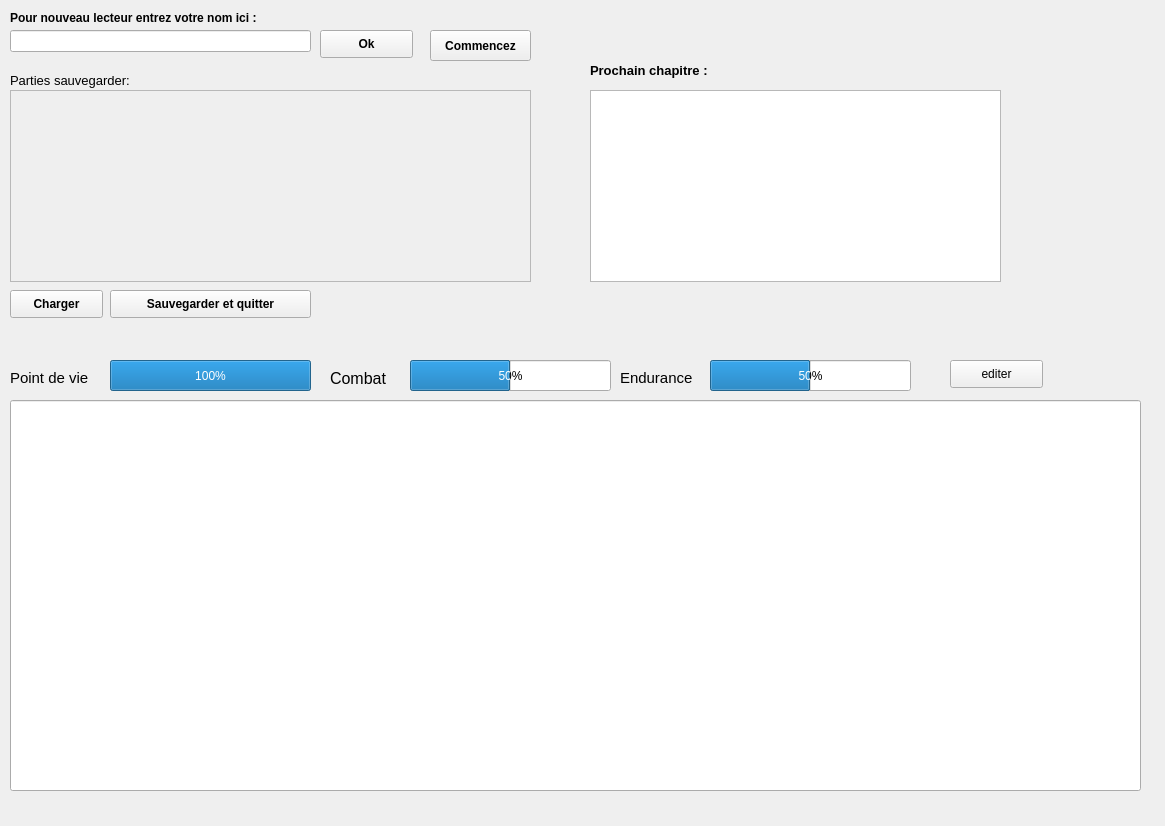
<?xml version="1.0" encoding="UTF-8"?>
<ui version="4.0">
 <class>MainWindow</class>
 <widget class="QMainWindow" name="MainWindow">
  <property name="enabled">
   <bool>true</bool>
  </property>
  <property name="geometry">
   <rect>
    <x>0</x>
    <y>0</y>
    <width>1165</width>
    <height>826</height>
   </rect>
  </property>
  <property name="windowTitle">
   <string>MainWindow</string>
  </property>
  <widget class="QWidget" name="centralwidget">
   <widget class="QWidget" name="horizontalLayoutWidget_2">
    <property name="geometry">
     <rect>
      <x>1078</x>
      <y>9</y>
      <width>16</width>
      <height>16</height>
     </rect>
    </property>
    <layout class="QHBoxLayout" name="horizontalLayout_2"/>
   </widget>
   <widget class="QPushButton" name="pushButton_2">
    <property name="geometry">
     <rect>
      <x>430</x>
      <y>30</y>
      <width>101</width>
      <height>31</height>
     </rect>
    </property>
    <property name="font">
     <font>
      <weight>75</weight>
      <bold>true</bold>
     </font>
    </property>
    <property name="text">
     <string>Commencez</string>
    </property>
   </widget>
   <widget class="QProgressBar" name="progressBar">
    <property name="geometry">
     <rect>
      <x>110</x>
      <y>360</y>
      <width>201</width>
      <height>31</height>
     </rect>
    </property>
    <property name="value">
     <number>100</number>
    </property>
   </widget>
   <widget class="QProgressBar" name="progressBar_2">
    <property name="geometry">
     <rect>
      <x>410</x>
      <y>360</y>
      <width>201</width>
      <height>31</height>
     </rect>
    </property>
    <property name="value">
     <number>50</number>
    </property>
   </widget>
   <widget class="QProgressBar" name="progressBar_3">
    <property name="geometry">
     <rect>
      <x>710</x>
      <y>360</y>
      <width>201</width>
      <height>31</height>
     </rect>
    </property>
    <property name="value">
     <number>50</number>
    </property>
   </widget>
   <widget class="QLabel" name="label_3">
    <property name="geometry">
     <rect>
      <x>10</x>
      <y>370</y>
      <width>101</width>
      <height>16</height>
     </rect>
    </property>
    <property name="font">
     <font>
      <pointsize>11</pointsize>
     </font>
    </property>
    <property name="text">
     <string>Point de vie</string>
    </property>
   </widget>
   <widget class="QLabel" name="label_4">
    <property name="geometry">
     <rect>
      <x>330</x>
      <y>370</y>
      <width>71</width>
      <height>16</height>
     </rect>
    </property>
    <property name="font">
     <font>
      <pointsize>12</pointsize>
     </font>
    </property>
    <property name="text">
     <string>Combat</string>
    </property>
   </widget>
   <widget class="QLabel" name="label_5">
    <property name="geometry">
     <rect>
      <x>620</x>
      <y>370</y>
      <width>91</width>
      <height>16</height>
     </rect>
    </property>
    <property name="font">
     <font>
      <pointsize>11</pointsize>
     </font>
    </property>
    <property name="text">
     <string>Endurance</string>
    </property>
   </widget>
   <widget class="QLabel" name="label_6">
    <property name="geometry">
     <rect>
      <x>10</x>
      <y>70</y>
      <width>161</width>
      <height>21</height>
     </rect>
    </property>
    <property name="font">
     <font>
      <pointsize>10</pointsize>
     </font>
    </property>
    <property name="text">
     <string>Parties sauvegarder:</string>
    </property>
   </widget>
   <widget class="QListWidget" name="listSauvegarde">
    <property name="enabled">
     <bool>false</bool>
    </property>
    <property name="geometry">
     <rect>
      <x>10</x>
      <y>90</y>
      <width>521</width>
      <height>192</height>
     </rect>
    </property>
    <property name="editTriggers">
     <set>QAbstractItemView::SelectedClicked</set>
    </property>
   </widget>
   <widget class="QPushButton" name="pushButton_3">
    <property name="geometry">
     <rect>
      <x>10</x>
      <y>290</y>
      <width>93</width>
      <height>28</height>
     </rect>
    </property>
    <property name="font">
     <font>
      <weight>75</weight>
      <bold>true</bold>
     </font>
    </property>
    <property name="text">
     <string>Charger</string>
    </property>
   </widget>
   <widget class="QPushButton" name="pushButton_4">
    <property name="geometry">
     <rect>
      <x>110</x>
      <y>290</y>
      <width>201</width>
      <height>28</height>
     </rect>
    </property>
    <property name="font">
     <font>
      <weight>75</weight>
      <bold>true</bold>
     </font>
    </property>
    <property name="text">
     <string>Sauvegarder et quitter</string>
    </property>
   </widget>
   <widget class="QPushButton" name="pushButton_5">
    <property name="geometry">
     <rect>
      <x>950</x>
      <y>360</y>
      <width>93</width>
      <height>28</height>
     </rect>
    </property>
    <property name="text">
     <string>editer</string>
    </property>
   </widget>
   <widget class="QLabel" name="label_2">
    <property name="geometry">
     <rect>
      <x>590</x>
      <y>60</y>
      <width>171</width>
      <height>21</height>
     </rect>
    </property>
    <property name="font">
     <font>
      <pointsize>10</pointsize>
      <weight>75</weight>
      <bold>true</bold>
     </font>
    </property>
    <property name="text">
     <string>Prochain chapitre : </string>
    </property>
   </widget>
   <widget class="QTextBrowser" name="textBrowser">
    <property name="geometry">
     <rect>
      <x>590</x>
      <y>90</y>
      <width>411</width>
      <height>192</height>
     </rect>
    </property>
   </widget>
   <widget class="QLabel" name="label">
    <property name="enabled">
     <bool>true</bool>
    </property>
    <property name="geometry">
     <rect>
      <x>10</x>
      <y>10</y>
      <width>331</width>
      <height>16</height>
     </rect>
    </property>
    <property name="font">
     <font>
      <pointsize>9</pointsize>
      <weight>75</weight>
      <bold>true</bold>
     </font>
    </property>
    <property name="text">
     <string>Pour nouveau lecteur entrez votre nom ici :</string>
    </property>
   </widget>
   <widget class="QPushButton" name="buttonOk">
    <property name="geometry">
     <rect>
      <x>320</x>
      <y>30</y>
      <width>93</width>
      <height>28</height>
     </rect>
    </property>
    <property name="font">
     <font>
      <weight>75</weight>
      <bold>true</bold>
     </font>
    </property>
    <property name="text">
     <string>Ok</string>
    </property>
   </widget>
   <widget class="QLineEdit" name="lineEditNom">
    <property name="geometry">
     <rect>
      <x>10</x>
      <y>30</y>
      <width>301</width>
      <height>22</height>
     </rect>
    </property>
   </widget>
   <widget class="QLineEdit" name="lineEditTexte">
    <property name="geometry">
     <rect>
      <x>10</x>
      <y>400</y>
      <width>1131</width>
      <height>391</height>
     </rect>
    </property>
   </widget>
  </widget>
  <widget class="QMenuBar" name="menubar">
   <property name="geometry">
    <rect>
     <x>0</x>
     <y>0</y>
     <width>1165</width>
     <height>26</height>
    </rect>
   </property>
  </widget>
 </widget>
 <resources/>
 <connections>
  <connection>
   <sender>buttonOk</sender>
   <signal>clicked()</signal>
   <receiver>MainWindow</receiver>
   <slot>insertionJoueur()</slot>
   <hints>
    <hint type="sourcelabel">
     <x>383</x>
     <y>69</y>
    </hint>
    <hint type="destinationlabel">
     <x>397</x>
     <y>28</y>
    </hint>
   </hints>
  </connection>
  <connection>
   <sender>pushButton_2</sender>
   <signal>clicked()</signal>
   <receiver>MainWindow</receiver>
   <slot>selectChapitre1()</slot>
   <hints>
    <hint type="sourcelabel">
     <x>496</x>
     <y>70</y>
    </hint>
    <hint type="destinationlabel">
     <x>535</x>
     <y>41</y>
    </hint>
   </hints>
  </connection>
  <connection>
   <sender>pushButton_3</sender>
   <signal>clicked()</signal>
   <receiver>MainWindow</receiver>
   <slot>selectPartieSauvegarde()</slot>
   <hints>
    <hint type="sourcelabel">
     <x>55</x>
     <y>333</y>
    </hint>
    <hint type="destinationlabel">
     <x>79</x>
     <y>350</y>
    </hint>
   </hints>
  </connection>
  <connection>
   <sender>pushButton_4</sender>
   <signal>clicked()</signal>
   <receiver>MainWindow</receiver>
   <slot>updateChapitreJoueur()</slot>
   <hints>
    <hint type="sourcelabel">
     <x>276</x>
     <y>324</y>
    </hint>
    <hint type="destinationlabel">
     <x>308</x>
     <y>352</y>
    </hint>
   </hints>
  </connection>
  <connection>
   <sender>textBrowser</sender>
   <signal>selectionChanged()</signal>
   <receiver>MainWindow</receiver>
   <slot>updateChapitre()</slot>
   <hints>
    <hint type="sourcelabel">
     <x>700</x>
     <y>252</y>
    </hint>
    <hint type="destinationlabel">
     <x>604</x>
     <y>330</y>
    </hint>
   </hints>
  </connection>
  <connection>
   <sender>pushButton_5</sender>
   <signal>clicked()</signal>
   <receiver>MainWindow</receiver>
   <slot>updateStats()</slot>
   <hints>
    <hint type="sourcelabel">
     <x>1009</x>
     <y>392</y>
    </hint>
    <hint type="destinationlabel">
     <x>1031</x>
     <y>339</y>
    </hint>
   </hints>
  </connection>
 </connections>
 <slots>
  <slot>insertionJoueur()</slot>
  <slot>selectChapitre1()</slot>
  <slot>selectPartieSauvegarde()</slot>
  <slot>updateChapitreJoueur()</slot>
  <slot>updateChapitre()</slot>
  <slot>updateStats()</slot>
  <slot>selectTexte()</slot>
 </slots>
</ui>
